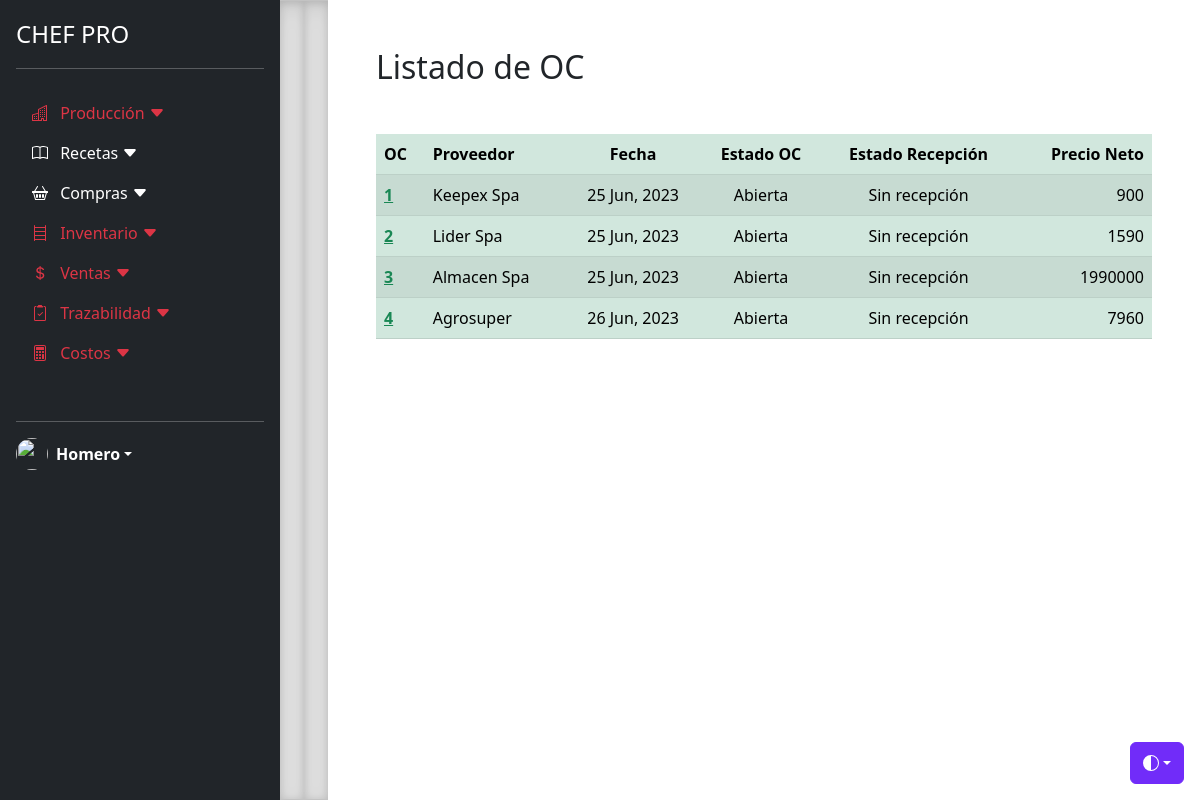
Screenshot of /compras/oc_listado/ (signed in) with the database file from the repository.
### compras/models.py (models this page shows, shortened)
class Orden_de_compra(models.Model):
    nro_oc = models.AutoField(primary_key=True)
    proveedor = models.ForeignKey(Proveedor, on_delete=models.SET_NULL, null=True)
    materias_primas = models.ManyToManyField(Materia_prima, through="Mp_Oc")
    fecha_creacion = models.DateTimeField(auto_now_add=True)
    comentario = models.TextField(null=True, blank=True)
    ESTADO_RECEPCION_CHOICES = [
        ('Sin recepción', 'Sin recepción'),
        ('Recepción Parcial', 'Recepción Parcial'),
        ('Recepcionada', 'Recepcionada'),
    ]
    ESTADO_OC_CHOICES = [
        ('Abierta', 'Abierta'),
        ('Cerrada', 'Cerrada'),
    ]
    estado_recepcion = models.CharField(
        choices=ESTADO_RECEPCION_CHOICES,
        default='Sin recepción',
        max_length=20
    )
    estado_oc =models.CharField(
        choices=ESTADO_OC_CHOICES,
        default='Abierta',
        max_length=20
    )
    @property
    def precio_neto_oc(self):
        return self.items.annotate(
                    precio_neto_linea=F('cantidad') * F('precio_unitario_neto')
                ).aggregate(precio_neto_oc=Sum('precio_neto_linea'))['precio_neto_oc']
    class Meta:
        verbose_name_plural = "Ordenes de Compra"

class Proveedor(models.Model):
    razon_social = models.CharField(max_length=60)
    rut = models.CharField(max_length=10)
    condicion_de_pago = models.IntegerField(null=True)
    email_oc = models.EmailField(max_length=45, default='test@example.com')
    giro = models.CharField(max_length=90, null=True, blank=True)
    pais = models.CharField(max_length=45, null=True, blank=True)
    region = models.CharField(max_length=45, null=True, blank=True)
    ciudad = models.CharField(max_length=45, null=True, blank=True)
    comuna = models.CharField(max_length=45, null=True, blank=True)
    direccion = models.CharField(max_length=90, null=True, blank=True)
    nombre_contacto_1 = models.CharField(max_length=45, null=True, blank=True)
    email_contacto_1 = models.EmailField(max_length=45, null=True, blank=True)
    telefono_contacto_1 = models.CharField(max_length=15, null=True, blank=True)
    cargo_contacto_1 = models.CharField(max_length=45, null=True, blank=True)
    nombre_contacto_2 = models.CharField(max_length=45, null=True, blank=True)
    email_contacto_2 = models.EmailField(max_length=45, null=True, blank=True)
    telefono_contacto_2 = models.CharField(max_length=15, null=True, blank=True)
    cargo_contacto_2 = models.CharField(max_length=45, null=True, blank=True)
    info_adicional = models.TextField(max_length=1000, null=True, blank=True)
    def __str__(self):
       return self.razon_social
    class Meta:
        verbose_name_plural = "Proveedores"

### compras/views.py (the view)
# urls.py: path('oc_listado/', OcListView.as_view(), name='compras-oc_listado'),
class OcListView(ListView):
    model = Orden_de_compra
    template_name = 'compras/oc_listado.html'
    context_object_name = 'ordenes_de_compra'
    def get_context_data(self, **kwargs):
        context = super().get_context_data(**kwargs)
        context['ordenes_de_compra_list'] = [
            {
                'orden': orden,
                'precio_neto_oc': orden.precio_neto_oc,  # access the property here
            }
            for orden in context['ordenes_de_compra']
        ]
        return context

### compras/templates/compras/oc_listado.html
{% extends "recetas/base.html" %}
{% block content %}
<p class="h2 mb-5">Listado de OC</p>
<table id="tabla_oc" class="datatable table table-striped table-success">
  <thead>
    <tr>
      <th scope="col">OC</th>
      <th scope="col">Proveedor</th>
      <th scope="col" class="text-center">Fecha</th>
      <th scope="col" class="text-center">Estado OC</th>
      <th scope="col" class="text-center">Estado Recepción</th>
      <th scope="col" class="text-end">Precio Neto</th>
    </tr>
  </thead>
  <tbody>
    {% for oc in ordenes_de_compra_list %}
    <tr>
      <th scope="row"><a class="link-success" href="{% url 'compras-oc_detalle' oc.orden.nro_oc %}">{{ oc.orden.nro_oc}}</a></th>
      <td>{{ oc.orden.proveedor }}</td>
      <td class="text-center">{{ oc.orden.fecha_creacion|date:"d M, Y" }}</td>
      <td class="text-center">{{ oc.orden.estado_oc }}</td>
      <td class="text-center">{{ oc.orden.estado_recepcion }}</td>
      <td class="text-end">{{ oc.precio_neto_oc }}</td>
    </tr>
    {% endfor %}
  </tbody>
</table>
{% endblock content%}

### rows the page displays
Orden_de_compra: orden.nro_oc "1", orden.proveedor "Keepex Spa", orden.fecha_creacion "25 Jun, 2023", orden.estado_oc "Abierta", orden.estado_recepcion "Sin recepción", precio_neto_oc "900"
Orden_de_compra: orden.nro_oc "2", orden.proveedor "Lider Spa", orden.fecha_creacion "25 Jun, 2023", orden.estado_oc "Abierta", orden.estado_recepcion "Sin recepción", precio_neto_oc "1590"
Orden_de_compra: orden.nro_oc "3", orden.proveedor "Almacen Spa", orden.fecha_creacion "25 Jun, 2023", orden.estado_oc "Abierta", orden.estado_recepcion "Sin recepción", precio_neto_oc "1990000"
Orden_de_compra: orden.nro_oc "4", orden.proveedor "Agrosuper", orden.fecha_creacion "26 Jun, 2023", orden.estado_oc "Abierta", orden.estado_recepcion "Sin recepción", precio_neto_oc "7960"
